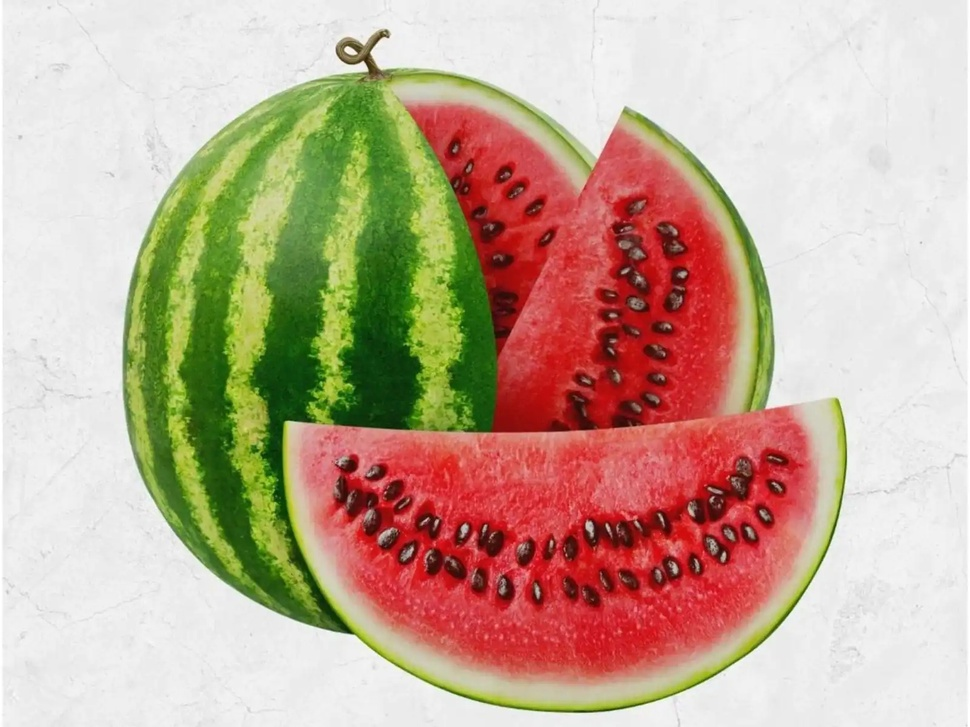
#> input picture PyLearn7-Assignment34/watermelon to materwelon/input/watermelon.jpg, 970 x 727 px, shrunk from 1600 x 1200 before the run
$ python materwelon.py
#> lines starting #> are read from the running program, lines starting #| are printed output that depends on the picture
import cv2


image = cv2.imread("input/watermelon.jpg")
#> image is the input picture: shape (727, 970, 3); mean B, G, R 150, 170.9, 196.2
image = cv2.cvtColor(image, cv2.COLOR_BGR2RGB)

R, G, B = cv2.split(image)
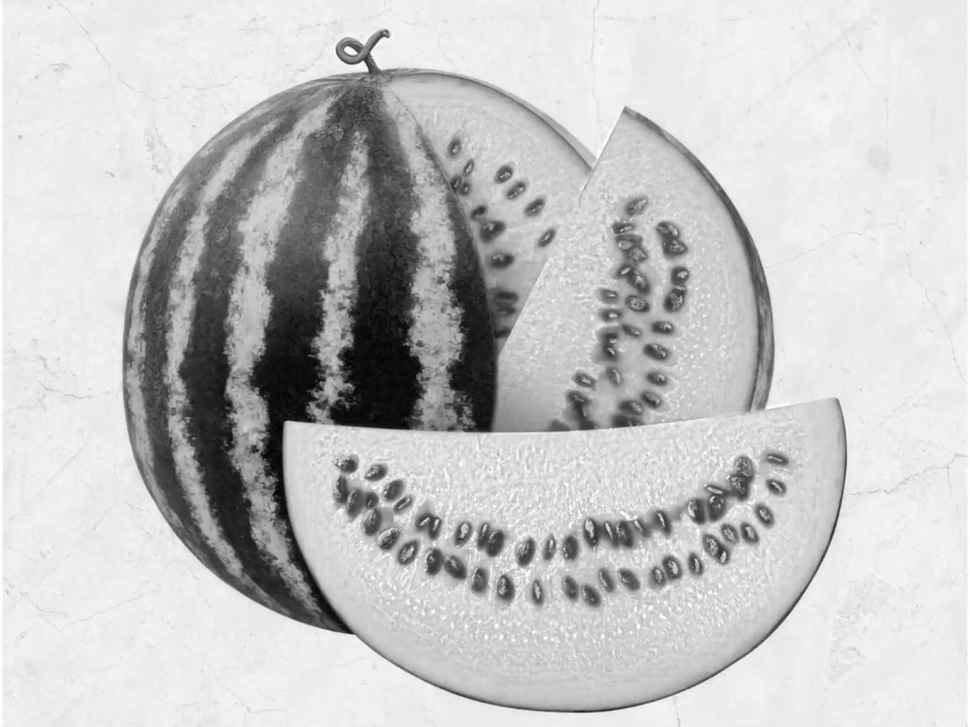
#> R: shape (727, 970); min 0, max 255, mean 196.2
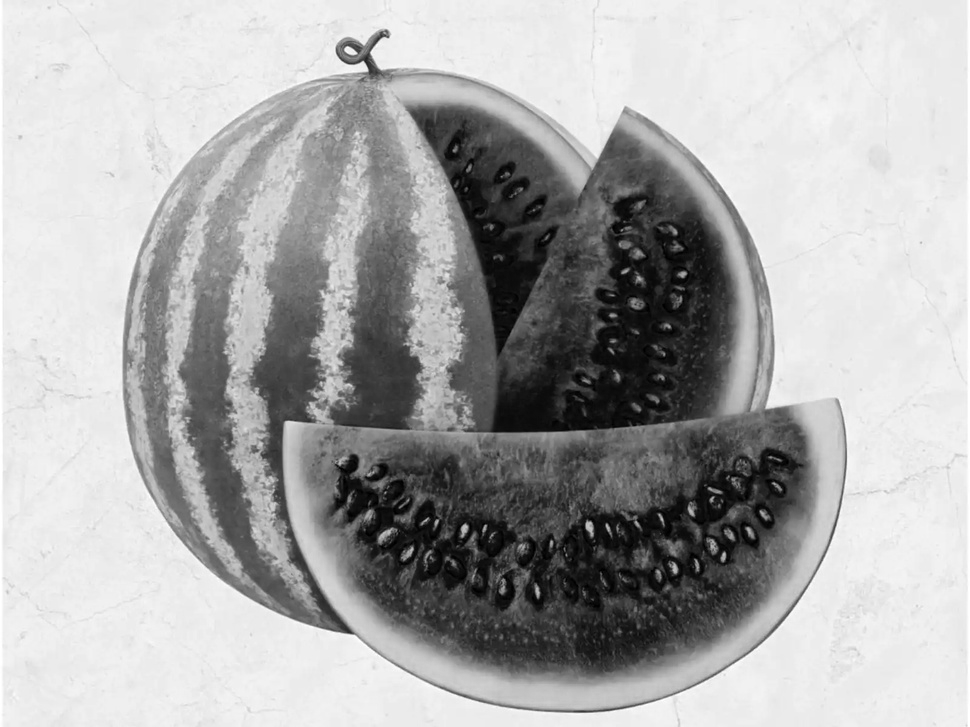
#> G: shape (727, 970); min 0, max 255, mean 170.9
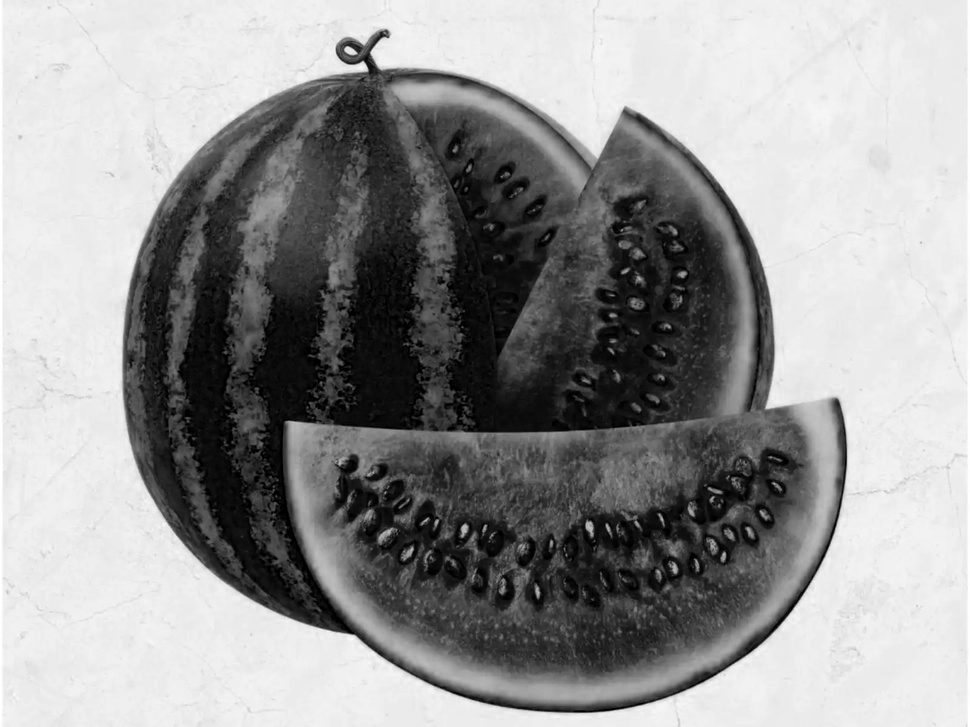
#> B: shape (727, 970); min 0, max 255, mean 150

result = cv2.merge([B, R, G])
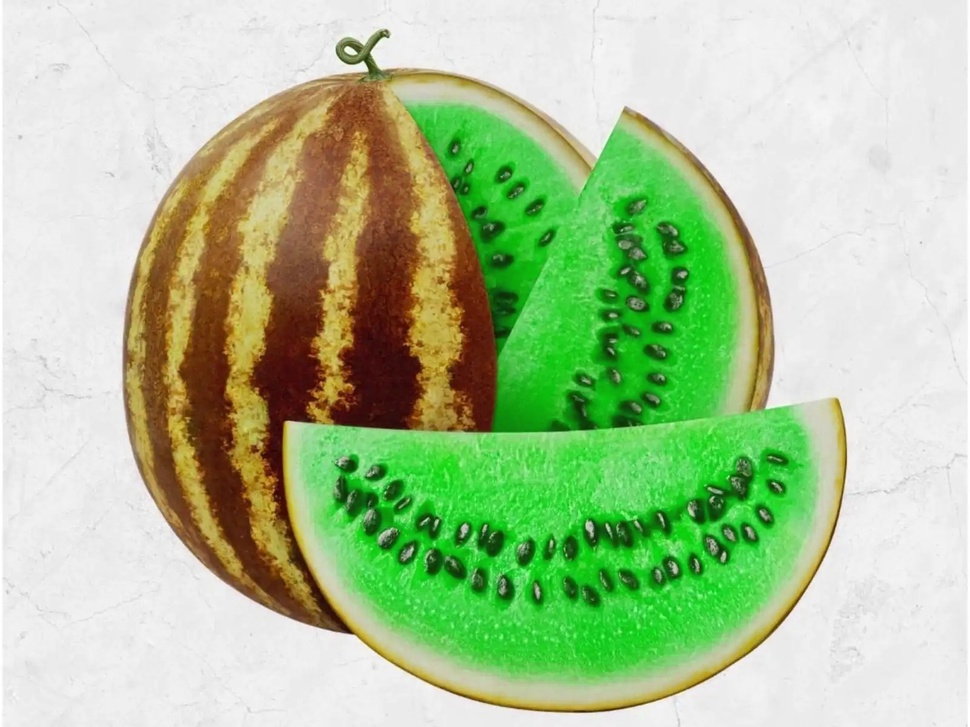
#> result: shape (727, 970, 3); mean of channels 0, 1, 2 150, 196.2, 170.9; drawn as B, G, R

cv2.imshow("", result)
cv2.waitKey(0)
cv2.imwrite("output/materwelon.jpg", result)
